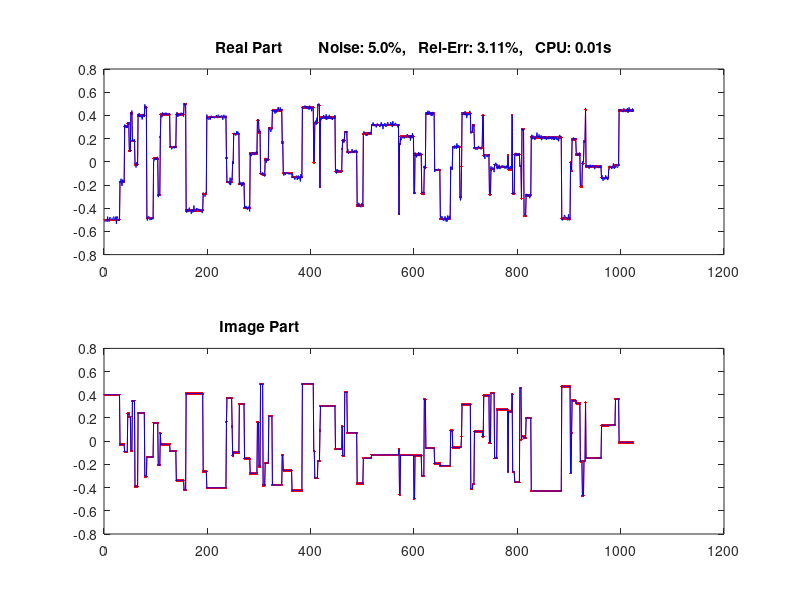

MATLAB code for this plot:
function nm_inv

clear; close all;
path(path,genpath(pwd));
fullscreen = get(0,'ScreenSize');

% problem size
ratio = 1;
sidelength = 32;
n = sidelength^2;
m = round(ratio*n);
k = floor(m/10);

% original staircase signal
xs = zeros(n,1);
p = randperm(n); p = sort(p(1:k-1)); p = [1 p n];
for sct = 1:k
    xs(p(sct):p(sct+1)) = rand-0.5 + (rand-0.5)*1i;
end
nrmxs = norm(xs,'fro');

H = hadamard(n);
A = H(1:m,:);

% observation
b = A*xs;
bavg = mean(abs(b));

% add noise
sigma = 0.05;  % noise std
noise = randn(m,1);
b = b + sigma*bavg*noise;

% reconstruction
t = cputime;
x = 1/n*A*b;
t = cputime - t;
rerr = norm(x-xs,'fro')/nrmxs;

% plotting
figure('Name','TVAL3','Position',...
    [fullscreen(1) fullscreen(2) fullscreen(3) fullscreen(4)]);
subplot(211); set(gca,'fontsize',16)
plot(1:n,real(xs),'r.-',1:n,real(x),'b-');
title(sprintf('Real Part         Noise: %2.1f%%,   Rel-Err: %4.2f%%,   CPU: %4.2fs',sigma*100,rerr*100,t))
subplot(212); set(gca,'fontsize',16)
plot(1:n,imag(xs),'r.-',1:n,imag(x),'b-');
title('Image Part                                                                             ')



